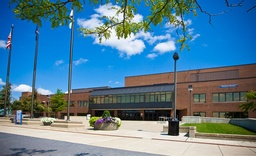
#> input picture task2.jpg, 256 x 156 px, shrunk from 750 x 458 before the run
$ python KeyPointDetection.py
#> lines starting #> are read from the running program, lines starting #| are printed output that depends on the picture; after the words box and inside, x2 and y2 are one past the last pixel; in counts of white or black regions, pixels touching at a corner belong together
# -*- coding: utf-8 -*-
"""
Created on Sat Sep 22 18:01:59 2018

@author: Himanshu Garg
UBName : hgarg
UB Person : 50292195
"""
import cv2
import numpy as np
import math

octave_sigma_map = {
            "o1":[1/math.sqrt(2),1,math.sqrt(2),2,2*math.sqrt(2)],
            "o2":[math.sqrt(2),2,2*math.sqrt(2),4,4*math.sqrt(2)],
            "o3":[2*math.sqrt(2),4,4*math.sqrt(2),8,8*math.sqrt(2)],
            "o4":[4*math.sqrt(2),8,8*math.sqrt(2),16,16*math.sqrt(2)]
        }


def flrange(start, stop, step):
    l = []
    st = start
    while st < stop:
        l.append(st)
        st+=step
    return l

def getProductSum(l1,l2,N):
    return sum([l1[k]*l2[k] for k in range(N)])


def convertToList(nparray):
    nlist = []
    for ind,i in enumerate(nparray):
        temp = list(i)
        temp = [x*1.0 for x in list(i)]
        nlist.append(temp)
    return nlist

def copyImage(img):
    im = []
    for row in img:
        temp=[]
        for col in row:
            temp.append(col)
        im.append(temp)
    return im

def doPadding(img,pd):
    rimg = copyImage(img)
    for row in rimg:
        for i in range(pd):
            row.insert(0,row[0])
            row.append(row[len(row)-1])
    #zeroarray = [0.0]*len(rimg[0])
    for i in range(pd):
        rimg.insert(0,rimg[0])
        rimg.append(rimg[len(rimg)-1])
    return rimg

# [10 lines left out: function removePadding, not called in this run]

def get1DGaussianKernal(sigma,size):
    c1 = 2*sigma*sigma
    c2 = c1*math.pi
    kernel = []
    N = size/2
    nlist = flrange(-N,N+1,1)
    step = 0.001

    for i in nlist:
        j = i
        itr = i + 1
        summation = 0
        if itr <= nlist[len(nlist)-1]:
            while j < itr:
                summation+=math.exp(-((j**2)/c1))/c2
                j+=step
            kernel.append(summation)
            summation = 0

    kernel = [val/sum(kernel) for val in kernel]
    return kernel


# [6 lines left out: function flipKernel, not called in this run]
'''
def calculateConvolution(kernel, image):
    fimg = []
    N = len(kernel)
    pd = math.floor(N/2)
    for indxr,row in enumerate(image):
        if indxr < pd or indxr > len(image) - pd - 1:
            continue
        temp = []
        for indc,col in enumerate(row):
            if indc < pd or indc > len(row) - pd - 1:
                continue
            SUM = 0
            for l in range(N):
                r = image[indxr - pd + l][indc - pd:indc + pd + 1]
                SUM+= getProductSum(r,kernel[l],N)
            temp.append(SUM)
        fimg.append(temp)
    return fimg
'''


def doXYConvolution(kernel,image,direction):
    fimg = []
    img = copyImage(image)

    if direction == "Y" or direction == "y" :
        img = [list(i) for i in zip(*img)]
    N = len(kernel)
    pd = math.floor(N/2)
    for indxr,row in enumerate(img):
        if indxr < pd or indxr > len(img) - pd - 1:
            continue
        temp = []
        for indc,col in enumerate(row):
            if indc < pd or indc > len(row) - pd - 1:
                continue
            r = img[indxr][indc - pd:indc + pd + 1]
            SUM = getProductSum(r,kernel,N)
            temp.append(SUM)
        fimg.append(temp)

    if direction == "Y" or direction == "y" :
        fimg = [list(i) for i in zip(*fimg)]
    return fimg


def getAllGaussianConv(oct_name,orgImg, ksize):
    gImgArr = []
    sigMap = octave_sigma_map[oct_name]
    for sigma in sigMap:
        #k = get2DGaussianKernel(get1DGaussianKernal(sigma,ksize))
        #k = create_kernel(sigma)
        k = get1DGaussianKernal(sigma,ksize)
        img = doXYConvolution(k,orgImg,"x")
        img = doPadding(img,math.floor(ksize/2))
        img = doXYConvolution(k,img,"y")
        #img = calculateConvolution(k,orgImg)

        gImgArr.append(np.asarray(img,dtype=np.float32))

    return gImgArr

def multiplyMatrices(m1,m2):
      return  [[sum(a*b for a,b in zip(m1_row,m2_col)) for m2_col in zip(m2)] for m1_row in m1]

# [11 lines left out: function get2DGaussianKernel, not called in this run]

def getHalfScaleImg(img):
    himg = []
    rows = math.floor(len(img)/2)
    cols = math.floor(len(img[0])/2)
    for i in range(rows):
        temp = []
        for j in range(cols):
            temp.append(img[2*i][2*j])
        himg.append(temp)
    return himg

def findMaxMinOf2DList(img):
    maxArr = []
    minArr = []
    for r in img:
        maxArr.append(max(r))
        minArr.append(min(r))
    mx = max(maxArr)
    mn = min(minArr)
    return mx,mn


def getDOG(img1,img2):

    dimg = img1 - img2
    return np.asarray(dimg,dtype=np.float32)

    '''
    dimg = []
    if len(img1) == len(img2) and len(img1[0]) == len(img2[0]):
        dimg = [[(c1-c2) for c1,c2 in zip(r1,r2)] for r1,r2 in zip(img1,img2)]
        #mx,mn = findMaxMinOf2DList(dimg)
        #dimg = [[c/max(mx,abs(mn)) for c in r] for r in dimg]
        #print("max,min:",mx,mn)
    else:
        print("images should be same size")
    return np.asarray(dimg,dtype=np.uint8)
    '''

def getAllDOGs(imgArr):
    dogArr = []
    size = len(imgArr)
    for i in range(size-1):
        temp = getDOG(imgArr[i],imgArr[i+1])
        dogArr.append(temp)
    return dogArr


def getKeyPoints(img1,img2,img3):
    #kimg = copyImage(img2)
    rows = len(img2)
    cols = len(img2[0])
    kimg = [[0 for c in range(cols)] for r in range(rows)]
    #mx,mn = findMaxMinOf2DList(img2)
    for i in range(1,rows-1):
        for j in range(1,cols-1):

            temp = []
            val = img2[i][j]
            im1r1 = img1[i-1][j-1:j+2]
            for y in im1r1:
                temp.append(y)
            im1r2 = img1[i][j-1:j+2]
            for y in im1r2:
                temp.append(y)
            im1r3 = img1[i+1][j-1:j+2]
            for y in im1r3:
                temp.append(y)
            im2r1 = img2[i-1][j-1:j+2]
            for y in im2r1:
                temp.append(y)
            im2r2 = [img2[i][j-1],img2[i][j+1]]
            for y in im2r2:
                temp.append(y)
            im2r3 = img2[i+1][j-1:j+2]
            for y in im2r3:
                temp.append(y)
            im3r1 = img3[i-1][j-1:j+2]
            for y in im3r1:
                temp.append(y)
            im3r2 = img3[i][j-1:j+2]
            for y in im3r2:
                temp.append(y)
            im3r3 = img3[i+1][j-1:j+2]
            for y in im3r3:
                temp.append(y)
            mx = max(temp)
            mn = min(temp)
            if val > mx or val < mn:
                #if val == 0:
                #    val = mx
                kimg[i][j] = val
            else:
                kimg[i][j] = 0
    kimg,kps = removeInvalidKeyPoints(kimg)

    return np.asarray(kimg,dtype=np.uint8),kps

def getAllKeyPoints(dogArr):
    i = 0
    size = len(dogArr)
    kpArr = []
    keyArr = []
    if size >= 3:
        for i in range(size-2):
            im,kps = getKeyPoints(dogArr[i],dogArr[i+1],dogArr[i+2])
            kpArr.append(im)
            keyArr.append(kps)
    return kpArr,keyArr


def removeInvalidKeyPoints(img):
    thimg = copyImage(img)
    mx,mn = findMaxMinOf2DList(thimg)
    Ithreshold = 0.15
    h = len(thimg)
    w = len(thimg[0])
    kps = []
    for i in range(h):
        for j in range(w):
            temp = []
            if thimg[i][j] <= Ithreshold * mx:
                thimg[i][j] = 0
            else:
                thimg[i][j] = 255
                temp.append(i)
                temp.append(j)
                kps.append(temp)
    return thimg,kps

def drawKeypoints(img,keypts,scale,kptArr):
    for i in keypts:
        for j in i:
            img[scale*j[0]][scale*j[1]] = 255
            x = scale*j[0]
            y = scale*j[1]
            tmp = []
            tmp.append(x)
            tmp.append(y)
            kptArr.append(tmp)
    return img

def displayUint8(name,img):
    cv2.namedWindow(name, cv2.WINDOW_NORMAL)
    cv2.imshow(name, np.asarray(img,dtype=np.uint8))
    cv2.waitKey(0)
    cv2.destroyAllWindows()

def displayFloat32(name,img):
    cv2.namedWindow(name, cv2.WINDOW_NORMAL)
    cv2.imshow(name, np.asarray(img,dtype=np.float32))
    cv2.waitKey(0)
    cv2.destroyAllWindows()

# [5 lines left out: function displayDef, not called in this run]

def displayArrayOfImagesUint8(imgArr):
    for i in imgArr:
        displayUint8('', i)

def displayArrayOfImagesFloat32(imgArr):
    for i in imgArr:
        displayFloat32('', i)

def displayArrayOfImagesDef(imgArr):
    for i in imgArr:
        displayDef('', i)

# [23 lines left out: functions writeOctaveGaussImages, writeOctaveDogImages, writeOctaveKeypointImages, not called in this run]

ksize = 7
threshold = 1
padding = math.floor(ksize/2)
img = cv2.imread("task2.jpg",0)
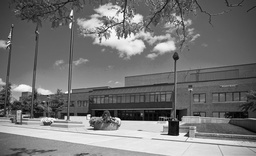
#> img: shape (156, 256); min 0, max 255, mean 117.4
s1org = convertToList(img)
#> after the loop in convertToList, `for ind,i in enumerate(nparray):`: nlist = 156 items
#> s1org = 156 items
s1orgImgList = doPadding(s1org,padding)
#> after the loop in doPadding, `for i in range(pd):`: rimg = 162 items
#> s1orgImgList = 162 items
oct1Imgs = getAllGaussianConv("o1",s1orgImgList,ksize)
#> after the loop in getAllGaussianConv, `for sigma in sigMap:`: gImgArr = 5 items
#> oct1Imgs = 5 items
#writeOctaveGaussImages(oct1Imgs,1)
oct1DOGs = getAllDOGs(oct1Imgs)
#> in getAllDOGs, `size = len(imgArr)`: size = 5
#> after the loop in getAllDOGs, `for i in range(size-1):`: dogArr = 4 items
#> oct1DOGs = 4 items
#writeOctaveDogImages(oct1DOGs,1)
oct1KPs,oct1pts = getAllKeyPoints(oct1DOGs)
#> in getAllKeyPoints, `size = len(dogArr)`: size = 4
#> the loop in getAllKeyPoints, `for i in range(size-2):` made 2 passes
#> (rows in getKeyPoints, cols in getKeyPoints) on passes 1 to 2: (156, 256), (156, 256)
#> pass 1, in getAllKeyPoints, `im,kps = getKeyPoints(dogArr[i],dogArr[i+1],dogArr[i+2])`:
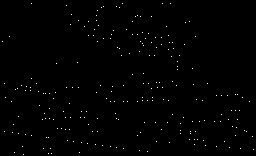
#> im: shape (156, 256); 0.58% white in thin lines or dots
#> after the loop in getAllKeyPoints, `for i in range(size-2):`: keyArr = 2 items
#> oct1KPs = 2 items; oct1pts = 2 items
#writeOctaveKeypointImages(oct1KPs,1)

s2org = getHalfScaleImg(s1org)
#> in getHalfScaleImg, `rows = math.floor(len(img)/2)`: rows = 78
#> in getHalfScaleImg, `cols = math.floor(len(img[0])/2)`: cols = 128
#> after the loop in getHalfScaleImg, `for i in range(rows):`: himg = 78 items
#> s2org = 78 items
s2orgImgList = doPadding(s2org,padding)
#> s2orgImgList = 84 items
oct2Imgs = getAllGaussianConv("o2",s2orgImgList,ksize)
#> oct2Imgs = 5 items
#writeOctaveGaussImages(oct2Imgs,2)
oct2DOGs = getAllDOGs(oct2Imgs)
#> the loop in getAllDOGs (call 2), `for i in range(size-1):` made 4 passes
#> pass 3, in getDOG (call 7), `dimg = img1 - img2`:
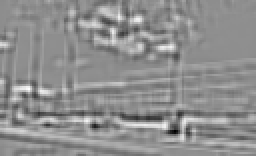
#> dimg: shape (78, 128) float32 (shown 2 times larger); min -7.26, max 5.71, mean 0.00538; drawn with min black and max white
#> oct2DOGs = 4 items
#writeOctaveDogImages(oct2DOGs,2)
oct2KPs,oct2pts = getAllKeyPoints(oct2DOGs)
#> the loop in getAllKeyPoints (call 2), `for i in range(size-2):` made 2 passes
#> (rows in getKeyPoints, cols in getKeyPoints, kps) on passes 1 to 2: (78, 128, [[6, 31], [47, 55], [47, 57], [55, 63]]), (78, 128, [[5, 20], [16, 1], [35, 28], [47, 53], [47, 59]])
#> oct2KPs = 2 items; oct2pts = [[[6, 31], [47, 55], [47, 57], [55, 63]], [[5, 20], [16, 1], [35, 28], [47, 53], [47, 59]]]
#writeOctaveKeypointImages(oct2KPs,2)

s3org = getHalfScaleImg(s2org)
#> s3org = 39 items
s3orgImgList = doPadding(s3org,padding)
#> s3orgImgList = 45 items
oct3Imgs = getAllGaussianConv("o3",s3orgImgList,ksize)
#> oct3Imgs = 5 items
#writeOctaveGaussImages(oct3Imgs,3)
oct3DOGs = getAllDOGs(oct3Imgs)
#> the loop in getAllDOGs (call 3), `for i in range(size-1):` made 4 passes
#> pass 1, in getDOG (call 9), `dimg = img1 - img2`:
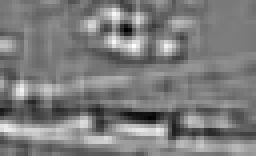
#> dimg: shape (39, 64) float32 (shown 4 times larger); min -4.97, max 5.24, mean 0.0244; drawn with min black and max white
#> oct3DOGs = 4 items
#writeOctaveDogImages(oct3DOGs,3)
oct3KPs,oct3pts = getAllKeyPoints(oct3DOGs)
#> oct3KPs = 2 items; oct3pts = [[], []]
#writeOctaveKeypointImages(oct3KPs,3)

s4org = getHalfScaleImg(s3org)
#> s4org = 19 items
s4orgImgList = doPadding(s4org,padding)
#> s4orgImgList = 25 items
oct4Imgs = getAllGaussianConv("o4",s4orgImgList,ksize)
#> oct4Imgs = 5 items
#writeOctaveGaussImages(oct4Imgs,4)
oct4DOGs = getAllDOGs(oct4Imgs)
#> oct4DOGs = 4 items
#writeOctaveDogImages(oct4DOGs,4)
oct4KPs,oct4pts = getAllKeyPoints(oct4DOGs)
#> oct4KPs = 2 items; oct4pts = [[], []]
#writeOctaveKeypointImages(oct4KPs,4)

fkptArr = []
finalImg = drawKeypoints(img,oct1pts,1,fkptArr)
#> the loop in drawKeypoints, `for i in keypts:` made 2 passes
#> after the loop in drawKeypoints, `for i in keypts:`:
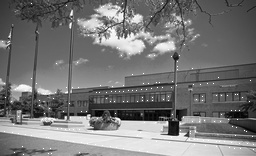
#> img: shape (156, 256); 0.65% of pixels changed, all inside (x1, y1, x2, y2) = (2, 3, 254, 155)
#> after the loop in drawKeypoints, `for i in keypts:`: kptArr = 261 pairs, first value 3 to 154, second value 2 to 253
finalImg = drawKeypoints(img,oct2pts,2,fkptArr)
#> the loop in drawKeypoints (call 2), `for i in keypts:` made 2 passes
#> i on passes 1 to 2: [[6, 31], [47, 55], [47, 57], [55, 63]], [[5, 20], [16, 1], [35, 28], [47, 53], [47, 59]]
#> after the loop in drawKeypoints (call 2), `for i in keypts:`: img: shape (156, 256); 0.02% of pixels changed, all inside (x1, y1, x2, y2) = (2, 10, 127, 111)
finalImg = drawKeypoints(img,oct3pts,4,fkptArr)
finalImg = drawKeypoints(img,oct4pts,8,fkptArr)

#cv2.imwrite('Keypoints.png',np.asarray(finalImg,dtype=np.uint8))
print("Total Keypoints:",len(fkptArr))
sortedfkptArr = sorted(fkptArr,key=lambda l:l[1])
sortedfkptArr = sortedfkptArr[0:5]
print("Left Most 5 Keypoints:",sortedfkptArr)


displayUint8('Original',s1org)
displayArrayOfImagesUint8(oct1Imgs)
#> the loop in displayArrayOfImagesUint8, `for i in imgArr:` made 5 passes
displayArrayOfImagesFloat32(oct1DOGs)
#> the loop in displayArrayOfImagesFloat32, `for i in imgArr:` made 4 passes
#> pass 1, in displayFloat32, `cv2.imshow(name, np.asarray(img,dtype=np.float32))`:
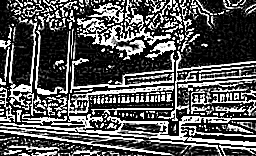
#> window '': shape (156, 256); min 0, max 255, mean 87.1
displayArrayOfImagesUint8(oct1KPs)
#> the loop in displayArrayOfImagesUint8 (call 2), `for i in imgArr:` made 2 passes

displayUint8('Scale 2 Original',s2org)
#> in displayUint8 (call 9), `cv2.imshow(name, np.asarray(img,dtype=np.uint8))`:
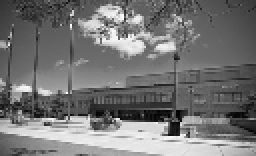
#> window 'Scale 2 Original': shape (78, 128) (shown 2 times larger); min 0, max 255, mean 117.1

displayArrayOfImagesUint8(oct2Imgs)
displayArrayOfImagesFloat32(oct2DOGs)
displayArrayOfImagesUint8(oct2KPs)

displayUint8('Scale 3 Original',s3org)

displayArrayOfImagesUint8(oct3Imgs)
displayArrayOfImagesFloat32(oct3DOGs)
displayArrayOfImagesUint8(oct3KPs)

displayUint8('Scale 4 Original',s4org)

displayArrayOfImagesUint8(oct4Imgs)
displayArrayOfImagesFloat32(oct4DOGs)
displayArrayOfImagesUint8(oct4KPs)
displayUint8('',finalImg)
